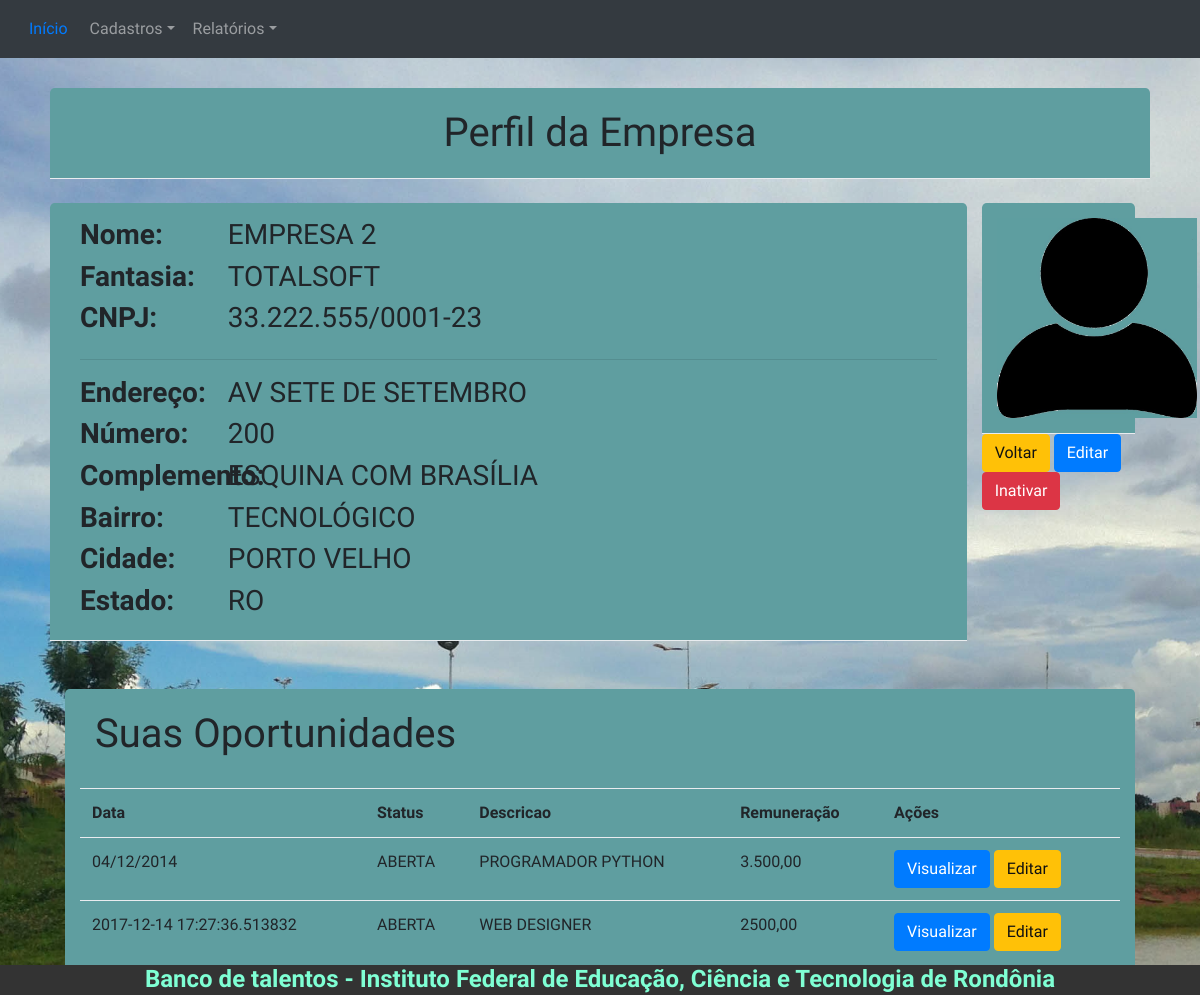
Screenshot of /viewEmpresa/4/ with the database file from the repository.
### models.py (models this page shows, shortened)
class Pessoa(db.Model):
    __tablename__ = "pessoas"
    __table_args__ = {'extend_existing': True}
    __mapper_args__ = {'polymorphic_identity': 'pessoa'}
    id = db.Column(db.Integer, autoincrement=True, primary_key=True)
    nome        = db.Column(db.String(100))
    endereco    = db.Column(db.String(50))
    num         = db.Column(db.String(10))
    complemento = db.Column(db.String(40))
    bairro      = db.Column(db.String(50))
    cidade      = db.Column(db.String(50))
    uf          = db.Column(db.String(50))
    imagem      = db.Column(db.String(80))
    data_cadastro = db.Column(db.String(12))
    telefone    = db.Column(db.String(15))
    email    = db.Column(db.String(15), unique= True)
    password = db.Column(db.String(10))
    tipo     = db.Column(db.Integer)  # 1 para IFRO - 2 para VISITANTE

class Empresa(Pessoa):
    __tablename__ = "empresas"
    __table_args__ = {'extend_existing': True}
    __mapper_args__ = {'polymorphic_identity': 'empresa'}
    id = db.Column(db.Integer, db.ForeignKey('pessoas.id'), primary_key=True)
    fantasia  = db.Column(db.String(100))
    cnpj = db.Column(db.String(11))
    ie   = db.Column(db.Integer)

class Vaga(db.Model):
    __tablename__ = "vagas"
    __table_args__ = {'extend_existing': True}
    __mapper_args__ = {'polymorphic_identity': 'vaga'}
    id = db.Column(db.Integer, autoincrement=True, primary_key=True)
    data_inicio = db.Column(db.String(15))
    status      = db.Column(db.String(20))
    descricao   = db.Column(db.String(100))
    remuneracao = db.Column(db.String(10))
    beneficios  = db.Column(db.String(200))
    data_encerramento = db.Column(db.String(15))
    empresa = db.Column(db.Integer, db.ForeignKey('pessoas.id')) #quem disponibilizou a vaga

### app.py (the view)
@app.route('/viewEmpresa/<idEmp>/')
def viewEmpresa(idEmp):
    empresa = models.Empresa.query.filter_by(id=idEmp).first()
    vagasEmpresa = models.Vaga.query.select_from(models.Empresa).add_columns(models.Vaga.id, models.Empresa.id, models.Empresa.nome, models.Vaga.data_inicio, models.Vaga.status, models.Vaga.descricao, models.Vaga.remuneracao, models.Vaga.beneficios
).filter(models.Empresa.id == models.Vaga.empresa).filter(models.Vaga.empresa == empresa.id).order_by(models.Vaga.data_inicio).all()
    return  render_template('viewEmpresa.html', empresa=empresa, vagas=vagasEmpresa)

### app.py (called while the page is built)
@login_manager.request_loader
def request_loader(request):
    email = request.form.get('email')
    if email not in users:
        return #'Não existe o e-mail {} cadastrado no banco'.format(email)
    user = User()
    user.id = email
    return user

### templates/viewEmpresa.html (shortened to what this page needs)
{% extends 'base_ifro_view_edit.html' %}
{% block conteudo %}
<br>
<br>
<div class="container col-md-11" >
    <div class="row">
        <div class="modal-header col-md-12" style="background: cadetblue">
            <div class="col-md-12">
                <h1 class="modal-title text-center">Perfil da Empresa</h1>
            </div>
        </div>
    </div>
    <br>
    <div class="row">
        <div class="modal-header col-md-10" style="background: cadetblue">
            <div class="col-md-12">
                <div class="row">
                    <div class="col-md-2">
                        <h3><strong>Nome:</strong> </h3>
                        <h3><strong>Fantasia:</strong></h3>
                        <h3><strong>CNPJ:</strong></h3>
                    </div>
                    <div class="col-md-10">
                        <h3 class="media-heading">{{ empresa.nome.upper()}}</h3>
                        <h3 class="media-heading">{{ empresa.fantasia}}</h3>
                        <h3 class="media-heading">{{ empresa.cnpj[0:2]}}.{{empresa.cnpj[2:5]}}.{{empresa.cnpj[5:8]}}/{{empresa.cnpj[8:12]}}-{{empresa.cnpj[12:14]}}</h3>
                    </div>
                </div>
                <hr>
                <div class="row">
                    <div class="col-md-2">
                        <h3><strong>Endereço: </strong></h3>
                        <h3><strong>Número: </strong></h3>
                        <h3><strong>Complemento: </strong></h3>
                        <h3><strong>Bairro: </strong></h3>
                        <h3><strong>Cidade: </strong></h3>
                        <h3><strong>Estado: </strong></h3>
                    </div>
                    <div class="col-md-10">
                        <h3 class="media-heading">{{ empresa.endereco}}</h3>
                        <h3 class="media-heading">{{ empresa.num}}</h3>
                        <h3 class="media-heading">{{ empresa.complemento}}</h3>
                        <h3 class="media-heading">{{ empresa.bairro}}</h3>
                        <h3 class="media-heading">{{ empresa.cidade}}</h3>
                        <h3 class="media-heading">{{ empresa.uf}}</h3>
                    </div>
                </div>
            </div>
        </div>
        <div class="col-md-2">
            <div class="modal-header " style="background:cadetblue">
                <img src="../../static/img/pessoasImg/{{empresa.imagem}}.jpg" name="aboutme" width="200" height="200" border="0" class="img-circle">
            </div>
            <a href="/listarEmpresas" class="btn btn-warning">Voltar</a>
            <a href="/editarEmpresa/{{empresa.id}}/" class="btn btn-primary">Editar</a>
            <a href="/inativarEmpresa/{{empresa.id}}/" class="btn btn-danger">Inativar</a>
        </div>
    </div>
</div>
<br>
<br>
<div class="container col-md-11" >
    <div class="modal-header" style="background: cadetblue">
        <div class="col-md-12">
            <h1 class="modal-title">Suas Oportunidades</h1>
            <br>
            <div class="row">
                <table class="table table-hover">
                    <tr>
                        <th>Data</th>
                        <th>Status</th>
                        <th>Descricao</th>
                        <th>Remuneração</th>
                        <th>Ações</th>
                    </tr>
                    {% for vaga in vagas %}
                    <tr>
                        <td>{{ vaga.data_inicio }}</td>
                        <td>{{ vaga.status.upper() }}</td>
                        <td>{{ vaga.descricao.upper() }}</td>
                        <td>{{ vaga.remuneracao.upper() }}</td>
                        <td>
                            <a href="/viewVaga/{{vaga.id}}" class="btn btn-primary">
                                    Visualizar
                            </a>
                            <a href="" class="btn btn-warning">
                                    Editar
                            </a>
                        </td>
                    </tr>
                    {% endfor %}
                </table>
            </div>
        </div>
    </div>
</div>
{% endblock %}

### templates/base_ifro_view_edit.html (shortened to what this page needs)
<!DOCTYPE html>
<head>
    <link href="../../static/vendor/bootstrap/css/bootstrap.min.css" rel="stylesheet">
     <link href="../../static/vendor/font-awesome/css/font-awesome.min.css" rel="stylesheet" type="text/css">
     <link href="../../static/css/stylish-portfolio.css" rel="stylesheet">
     <link href="../../static/css/signin.css" rel="stylesheet">
</head>
<body>
    <nav class="navbar navbar-expand-md navbar-dark bg-dark fixed-top">
        <a class="btn btn-default" href="/home_ifro">Início</a>
        <div class="collapse navbar-collapse" id="navbarsExampleDefault">
        <ul class="navbar-nav mr-auto">
            <li class="nav-item dropdown">
                <a class="nav-link dropdown-toggle btn btn-default" href="http://example.com" id="dropdown01" data-toggle="dropdown" aria-haspopup="true" aria-expanded="false">
                    Cadastros</a>
            </li>
            <li class="nav-item dropdown">
                <a class="nav-link dropdown-toggle btn btn-default" href="http://example.com" id="dropdown02" data-toggle="dropdown" aria-haspopup="true" aria-expanded="false">
                    Relatórios</a>
            </li>
        </ul>
    </nav>
 {% block conteudo %}
 {% endblock %}
 {% block rodape %}
    <footer>
        <div class="container">
            <div class="row">
            <div class="col-lg-10 mx-auto text-center">
                <h4>
                    <strong>Banco de talentos - Instituto Federal de Educação, Ciência e Tecnologia de Rondônia</strong>
                </h4>
                <br>
                <br>
            </div>
            </div>
        </div>
    </footer>
 {% endblock %}
</body>
</html>

### static/css/stylish-portfolio.css (style rules this page uses)
html, body { width: 100%; height: 100%; }
body { font-family: 'Source Sans Pro', 'Helvetica Neue', Helvetica, Arial, sans-serif; background: url(../img/parque_cidade.jpg ) no-repeat center center scroll ; -webkit-background-size: cover; -moz-background-size: cover; -o-background-size: cover; background-size: cover; }
footer { position:fixed; left:0px; bottom:0px; height:30px; width:100%; background: #333; color: aquamarine; }

### static/css/signin.css (style rules this page uses)
body { padding-top: 40px; padding-bottom: 40px; background-color: #eee; }

### rows the page displays
Pessoa: nome "EMPRESA 2", endereco "AV SETE DE SETEMBRO", num "200", complemento "ESQUINA COM BRASÍLIA", bairro "TECNOLÓGICO", cidade "PORTO VELHO", uf "RO"
Empresa: fantasia "TOTALSOFT", cnpj "33", cnpj "222", cnpj "555", cnpj "0001", cnpj "23"
Vaga: data_inicio "04/12/2014", status "ABERTA", descricao "PROGRAMADOR PYTHON", remuneracao "3.500,00"
Vaga: data_inicio "2017-12-14 17:27:36.513832", status "ABERTA", descricao "WEB DESIGNER", remuneracao "2500,00"
